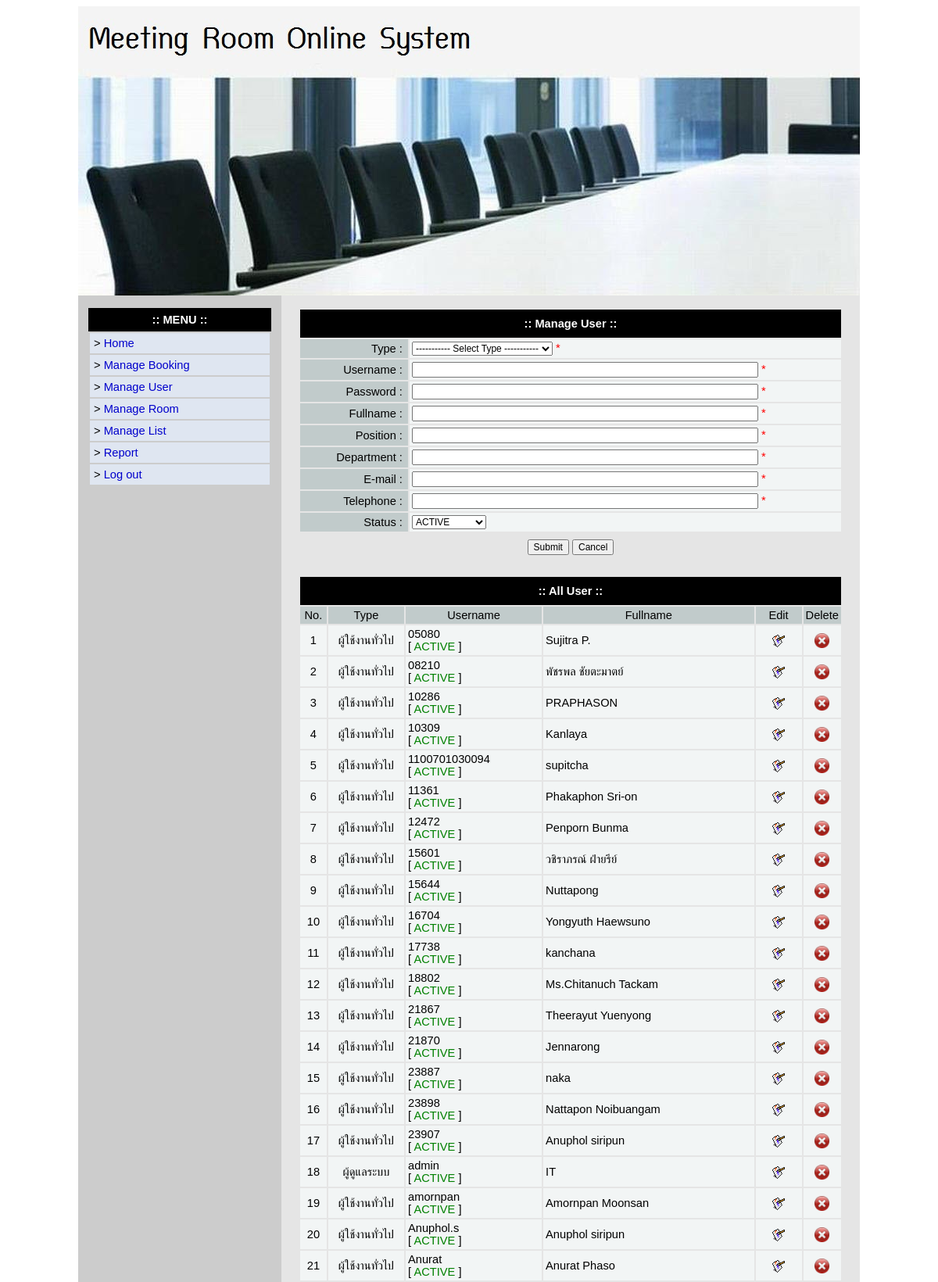
Screenshot of /admin/manage_user/index.php (signed in, upper part) with the database file from the repository.
### tables this page shows
CREATE TABLE `user_tb` (
  `id` int(5) NOT NULL,
  `role` varchar(100) NOT NULL,
  `username` varchar(100) NOT NULL,
  `password` varchar(50) NOT NULL,
  `fullname` varchar(200) NOT NULL,
  `position` varchar(200) NOT NULL,
  `department` varchar(200) NOT NULL,
  `email` varchar(200) NOT NULL,
  `tel` varchar(200) NOT NULL,
  `user_status` varchar(5) NOT NULL
);

### admin/manage_user/index.php (the view, shortened to what this page needs)
<!DOCTYPE html PUBLIC "-//W3C//DTD XHTML 1.0 Transitional//EN" "http://www.w3.org/TR/xhtml1/DTD/xhtml1-transitional.dtd">
<html xmlns="http://www.w3.org/1999/xhtml">
<head>
</head>
<body>
<center>
<table border="0" cellpadding="0" cellspacing="0" width="1000">
  <tbody><tr>
    <td>
<table class="bottom_border" border="0" cellpadding="0" cellspacing="0" width="100%">
  <tbody>
  <tr>
      <td align="center"><img src="../../images/meeting_header.jpg"></td>
  </tr>
</tbody>
</table>
</td>
  </tr>
  <tr>
    <td><table border="0" cellpadding="0" cellspacing="0" width="100%">
      <tbody><tr>
        <td class="right_border" bgcolor="#CCCCCC" valign="top" width="15%"><table border="0" cellpadding="0" cellspacing="0" width="260">
          <tbody><tr>
            <td>&nbsp;</td>
          </tr>
          <tr>
            <td>
<table border="0" cellpadding="0" cellspacing="0" width="100%">
  <tbody><tr>
    <td>
<table align="center" border="0" cellpadding="0" cellspacing="0" width="90%">
      <tbody>
        <tr>
        <td bgcolor="#000000" height="30" align="center"><font color="#FFFFFF"><b>:: MENU ::</b></font></td>
        </tr>
      <tr>
        <td><table align="center" border="0" cellpadding="5" cellspacing="2" width="100%">
          <tbody>
          <tr>
            <td bgcolor="#DFE6F1"><div align="left">&gt <a href="../index.php">Home</a></div></td>
          </tr>
          <tr>
            <td bgcolor="#DFE6F1"><div align="left">&gt <a href="../manage_booking/index.php">Manage Booking</a></div></td>
          </tr>
          <tr>
            <td bgcolor="#DFE6F1"><div align="left">&gt <a href="../manage_user/index.php">Manage User</a></div></td>
          </tr>
          <tr>
            <td bgcolor="#DFE6F1"><div align="left">&gt <a href="../manage_room/index.php">Manage Room</a></div></td>
          </tr>
          <tr>
            <td bgcolor="#DFE6F1"><div align="left">&gt <a href="../manage_list/index.php">Manage List</a></div></td>
          </tr>
          <tr>
            <td bgcolor="#DFE6F1"><div align="left">&gt <a href="../manage_report/index.php">Report</a></div></td>
          </tr>
          <tr>
            <td bgcolor="#DFE6F1"><div align="left">&gt <a href="../../logout.php">Log out</a></div></td>
          </tr>
        </tbody></table></td>
        </tr>
    </tbody>
</table>
    </td>
  </tr>
  <tr>
    <td>&nbsp;</td>
  </tr>
</tbody></table>
</td>
          </tr>
        </tbody></table></td>
        <td bgcolor="#E5E5E5" valign="top" width="85%"><table align="center" border="0" cellpadding="0" cellspacing="0" width="95%">
          <tbody><tr>
            <td>&nbsp;</td>
          </tr>
          <tr>
            <td>
<form action="add_user_in.php" name="form1" method="post" onsubmit="return checkform(this);">
<table width="99%" border="0" align="center" cellpadding="3" cellspacing="2">
  <tr>
    <td bgcolor="#000000" colspan="2" height="30" align="center"><font color="#FFFFFF"><b>:: Manage User ::</b></font></td>
  </tr>
  <tr>
    <td bgcolor="#C1CBCB" width="20%"><div align="right">Type :&nbsp;</div></td>
    <td bgcolor="#F2F5F5" width="80%"><div align="left">
<select name="role">
      <option value="" selected="selected">----------- Select Type -----------</option>
</select>
   <font color="red">*</font></div></td>
  </tr>
  <tr>
    <td bgcolor="#C1CBCB"><div align="right">Username :&nbsp;</div></td>
    <td bgcolor="#F2F5F5"><div align="left"><input name="username" type="text" size="60" maxlength="100" /> <font color="red">*</font></div></td>
  </tr>
  <tr>
    <td bgcolor="#C1CBCB"><div align="right">Password :&nbsp;</div></td>
    <td bgcolor="#F2F5F5"><div align="left"><input name="password" type="password" size="60" maxlength="50" /> <font color="red">*</font></div></td>
  </tr>
  <tr>
    <td bgcolor="#C1CBCB"><div align="right">Fullname :&nbsp;</div></td>
    <td bgcolor="#F2F5F5"><div align="left"><input name="fullname" type="text" size="60" maxlength="200" /> <font color="red">*</font></div></td>
  </tr>
  <tr>
    <td bgcolor="#C1CBCB"><div align="right">Position :&nbsp;</div></td>
    <td bgcolor="#F2F5F5"><div align="left"><input name="position" type="text" size="60" maxlength="200" /> <font color="red">*</font></div></td>
  </tr>
  <tr>
    <td bgcolor="#C1CBCB"><div align="right">Department :&nbsp;</div></td>
    <td bgcolor="#F2F5F5"><div align="left"><input name="department" type="text" size="60" maxlength="200" /> <font color="red">*</font></div></td>
  </tr>
  <tr>
    <td bgcolor="#C1CBCB"><div align="right">E-mail :&nbsp;</div></td>
    <td bgcolor="#F2F5F5"><div align="left"><input name="email" type="text" size="60" maxlength="200" /> <font color="red">*</font></div></td>
  </tr>
  <tr>
    <td bgcolor="#C1CBCB"><div align="right">Telephone :&nbsp;</div></td>
    <td bgcolor="#F2F5F5"><div align="left"><input name="tel" type="text" size="60" maxlength="200" /> <font color="red">*</font></div></td>
  </tr>
  <tr>
    <td bgcolor="#C1CBCB"><div align="right">Status :&nbsp;</div></td>
    <td bgcolor="#F2F5F5"><div align="left">
<select name="user_status">
  <option value="Y">ACTIVE</option>
</select>
    </div></td>
  </tr>
  <tr>
    <td colspan="2" height="30" align="center"><input name="submit_bt" value="Submit" type="submit"> <input name="reset_bt" value="Cancel" type="reset"></td>
  </tr>
</table>
</form>
<br>
<table width="99%" border="0" align="center" cellpadding="3" cellspacing="2">
  <tr>
    <td bgcolor="#000000" colspan="7" height="30" align="center"><font color="#FFFFFF"><b>:: All User ::</b></font></td>
  </tr>
  <tr>
    <td bgcolor="#C1CBCB" width="5%"><div align="center">No.</div></td>
    <td bgcolor="#C1CBCB" width="15%"><div align="center">Type</div></td>
    <td bgcolor="#C1CBCB" width="25%"><div align="center">Username</div></td>
    <td bgcolor="#C1CBCB" width="41%"><div align="center">Fullname</div></td>
    <td bgcolor="#C1CBCB" width="9%"><div align="center">Edit</div></td>
    <td bgcolor="#C1CBCB" width="5%"><div align="center">Delete</div></td>
  </tr>
<?php
$strSQL = "SELECT * FROM user_tb ORDER BY username";
$result = mysql_query($strSQL);
$no = 1;
While($row = mysql_fetch_array($result)){
?>
  <tr>
    <td bgcolor="#F2F5F5"><div align="center"><?php echo $no; ?></div></td>
    <td bgcolor="#F2F5F5"><div align="center"><?php echo $row['role']; ?></div></td>
    <td bgcolor="#F2F5F5"><div align="left"><?php echo $row['username']; ?><br>[ <?php if($row['user_status'] == "Y") echo "<font color=green>ACTIVE</font>"; else echo "<font color=red>NOT ACTIVE</font>"; ?> ]</div></td>
    <td bgcolor="#F2F5F5"><div align="left"><?php echo $row['fullname']; ?></div></td>
    <td bgcolor="#F2F5F5"><div align="center"><a href="edit_tuple.php?id=<?php echo $row['id'];?>"><img src="../../images/edit.gif" width="19" border="0"></a></div></td>
    <td bgcolor="#F2F5F5"><div align="center"><a href="delete_tuple.php?id=<?php echo $row['id'];?>" OnClick="return Conf(this)"><img src="../../images/delete.png" width="19" border="0"></a></div></td>
  </tr>
<?php
$no++;
}
?>
</table>
<br></td>
          </tr>
        </tbody></table></td>
      </tr>
    </tbody></table></td>
  </tr>
</tbody></table>
</center>
</body>
</html>

### admin/manage_user/index.php (style rules this page uses)
A:link { color: #0000cc; text-decoration:none }
input, textarea,select { font-family: Arial, Helvetica, sans-serif; font-size: 9pt; }
b { font-family: Arial, Helvetica, sans-serif; font-size: 11pt; }
font, td { font-family: Arial, Helvetica, sans-serif; font-size: 11pt; }
BODY { font-size: 9pt; font-family: Arial, Helvetica, sans-serif; }

### rows the page displays
user_tb: role "ผู้ใช้งานทั่วไป", username "05080", user_status "ACTIVE", fullname "Sujitra P."
user_tb: role "ผู้ใช้งานทั่วไป", username "08210", user_status "ACTIVE", fullname "พัชรพล ชัยตะมาตย์"
user_tb: role "ผู้ใช้งานทั่วไป", username "10286", user_status "ACTIVE", fullname "PRAPHASON"
user_tb: role "ผู้ใช้งานทั่วไป", username "10309", user_status "ACTIVE", fullname "Kanlaya"
user_tb: role "ผู้ใช้งานทั่วไป", username "1100701030094", user_status "ACTIVE", fullname "supitcha"
user_tb: role "ผู้ใช้งานทั่วไป", username "11361", user_status "ACTIVE", fullname "Phakaphon Sri-on"
user_tb: role "ผู้ใช้งานทั่วไป", username "12472", user_status "ACTIVE", fullname "Penporn Bunma"
user_tb: role "ผู้ใช้งานทั่วไป", username "15601", user_status "ACTIVE", fullname "วชิราภรณ์ ฝ่ายรีย์"
user_tb: role "ผู้ใช้งานทั่วไป", username "15644", user_status "ACTIVE", fullname "Nuttapong"
user_tb: role "ผู้ใช้งานทั่วไป", username "16704", user_status "ACTIVE", fullname "Yongyuth Haewsuno"
user_tb: role "ผู้ใช้งานทั่วไป", username "17738", user_status "ACTIVE", fullname "kanchana"
user_tb: role "ผู้ใช้งานทั่วไป", username "18802", user_status "ACTIVE", fullname "Ms.Chitanuch Tackam"
user_tb: role "ผู้ใช้งานทั่วไป", username "21867", user_status "ACTIVE", fullname "Theerayut Yuenyong"
user_tb: role "ผู้ใช้งานทั่วไป", username "21870", user_status "ACTIVE", fullname "Jennarong"
user_tb: role "ผู้ใช้งานทั่วไป", username "23887", user_status "ACTIVE", fullname "naka"
user_tb: role "ผู้ใช้งานทั่วไป", username "23898", user_status "ACTIVE", fullname "Nattapon Noibuangam"
user_tb: role "ผู้ใช้งานทั่วไป", username "23907", user_status "ACTIVE", fullname "Anuphol siripun"
user_tb: role "ผู้ดูแลระบบ", username "admin", user_status "ACTIVE", fullname "IT"
user_tb: role "ผู้ใช้งานทั่วไป", username "amornpan", user_status "ACTIVE", fullname "Amornpan Moonsan"
user_tb: role "ผู้ใช้งานทั่วไป", username "Anuphol.s", user_status "ACTIVE", fullname "Anuphol siripun"
user_tb: role "ผู้ใช้งานทั่วไป", username "Anurat", user_status "ACTIVE", fullname "Anurat Phaso"
